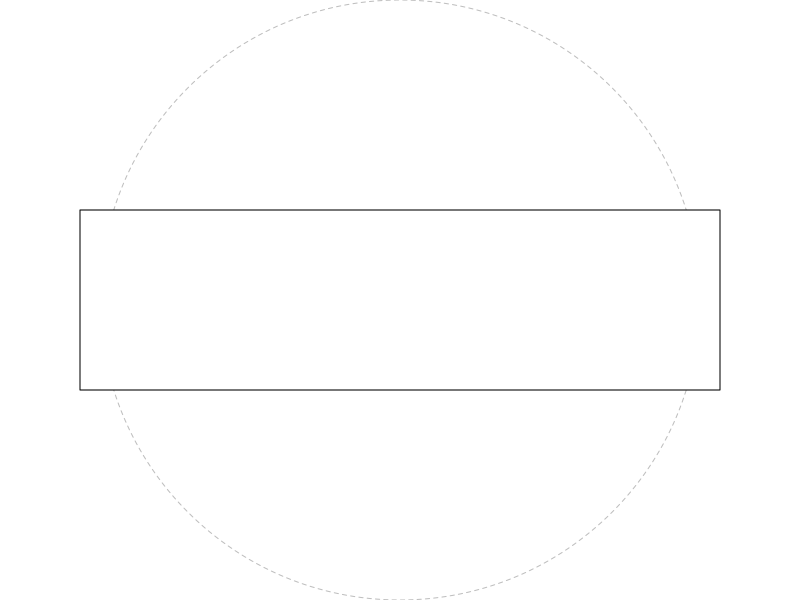

Here is the R script that generated this plot: (Note: this script raises an error after producing the figure.)
## ---- chunk 1
require(grid)

# To draw an object, we have to first create it
my_circle <- circleGrob(x = 0.5, y = 0.5, r = 0.5, 
                        gp = gpar(col = "gray", lty = 2))

# And then call the grid.draw() function on it
grid.draw(my_circle)

# Draw a rectangle with rectGrob
my_rect <- rectGrob(x = 0.5, y = 0.5, width = 0.8, height = 0.3)
grid.draw(my_rect)
## ---- chunk 2
require(gridExtra)
grid.arrange()
